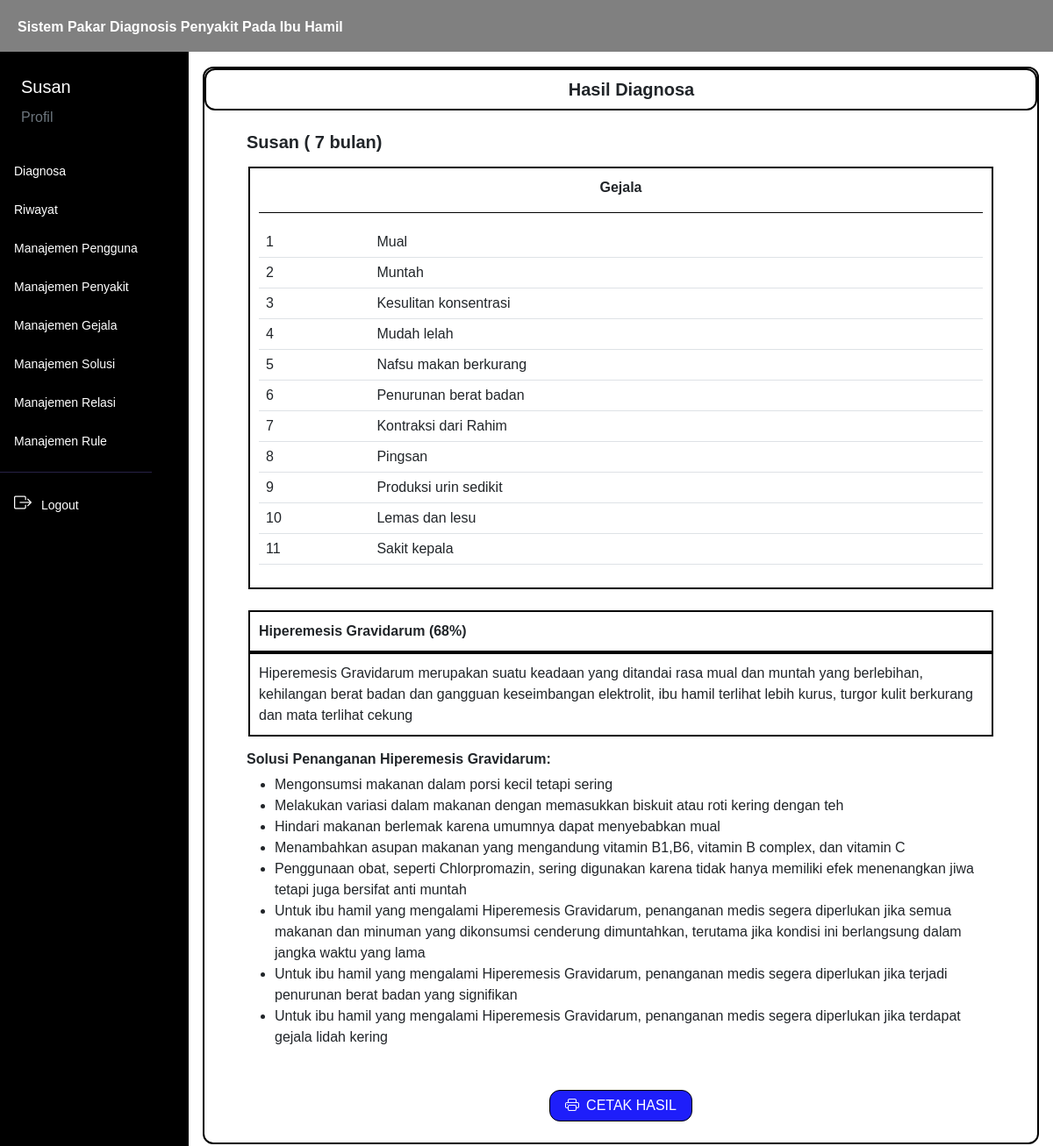
The page /hasil/index.php (signed in) on the database its author committed.
### tables this page shows
CREATE TABLE `user` (
  `iduser` int(11) NOT NULL,
  `username` varchar(50) NOT NULL,
  `password` varchar(100) NOT NULL,
  `nama` varchar(50) NOT NULL,
  `email` varchar(50) NOT NULL,
  `level` varchar(40) NOT NULL
);

CREATE TABLE `hasil` (
  `idhasil` int(11) NOT NULL,
  `iduser` int(11) NOT NULL,
  `tanggal` timestamp NOT NULL DEFAULT current_timestamp(),
  `usia_kandungan` int(30) NOT NULL,
  `preeklampsia` double DEFAULT 0,
  `kehamilan_etopik` double DEFAULT 0,
  `hiperemesis_gravidarum` double DEFAULT 0,
  `mola_hidatidosa` double DEFAULT 0,
  `anemia` double DEFAULT 0
);

CREATE TABLE `gejala` (
  `idgejala` int(11) NOT NULL,
  `kode_gejala` varchar(45) NOT NULL,
  `nama_gejala` text NOT NULL
);

CREATE TABLE `penyakit` (
  `idpenyakit` int(11) NOT NULL,
  `kode_penyakit` varchar(45) NOT NULL,
  `nama_penyakit` varchar(50) NOT NULL,
  `deskripsi` text NOT NULL
);

CREATE TABLE `solusi` (
  `idsolusi` int(11) NOT NULL,
  `idpenyakit` int(11) NOT NULL,
  `solusi` text NOT NULL
);

### controller/main.php (called while the page is built, shortened)
<?php
$conn = mysqli_connect("localhost", "root", "", "kehamilan");
function query($query)
{
    global $conn;
    $result = mysqli_query($conn, $query);
    $rows = [];
    while ($row = mysqli_fetch_assoc($result)) {
        $rows[] = $row;
    }
    return $rows;
}
function generateRandomKey()
{
    $keyLength = 32;
    $randomBytes = openssl_random_pseudo_bytes($keyLength, $strong);
    if (!$strong) {
        $randomBytes = random_bytes($keyLength);
    }
    return base64_encode($randomBytes);
}
function enkripsi($kata)
{
    $key = generateRandomKey();
    $string = openssl_encrypt($kata, 'AES-256-CBC', $key, 0, substr($key, 0, 16));
    $hasilEnkripsi = base64_encode($key . $string);
    return $hasilEnkripsi;
}
function dekripsi($kata)
{
    $string = base64_decode($kata);
    $key = substr($string, 0, 44);
    $enkripsi = substr($string, 44);
    $hasil = openssl_decrypt($enkripsi, 'AES-256-CBC', $key, 0, substr($key, 0, 16));
    return $hasil;
}
function cari_user() {
    $id = dekripsi($_COOKIE['SPKehamilan']);
    $user = query("SELECT * FROM user WHERE iduser = $id")[0];
    return $user;
}
function validasi_admin()
{
    $id = dekripsi($_COOKIE['SPKehamilan']);
    $cek = query("SELECT * FROM user WHERE iduser = $id")[0];
}
?>

### controller/hasil.php (called while the page is built, shortened)
<?php
require_once 'main.php';
function hasil($data)
{
    $penyakit = query("SELECT * FROM penyakit");
    foreach ($penyakit as $pen) {
        $nama[] = strtolower(str_replace(" ", "_", $pen['nama_penyakit']));
        $nama_penyakit[] = $pen['nama_penyakit'];
    }
    foreach ($nama as $na) {
        $nilai_hasil[] = $data[$na];
    }
    $posisi = array_keys($nilai_hasil, max($nilai_hasil));
    foreach ($posisi as $po) {
        $hasil_penyakit[] = $nama_penyakit[$po];
    }
    return $hasil_penyakit;
}
?>

### hasil/index.php (the view, shortened to what this page needs)
<?php
require_once '../controller/hasil.php';
if (isset($_GET['id'])) {
    $idhasil = dekripsi($_GET['id']);
    $data = query("SELECT * FROM hasil WHERE idhasil = $idhasil")[0];
    $iduser = $data['iduser'];
    $nama_user = query("SELECT nama FROM user WHERE iduser = $iduser")[0];
    $hasil = hasil($data);
} else {
    $iduser = dekripsi($_COOKIE['SPKehamilan']);
    $data = query("SELECT * FROM hasil WHERE iduser = $iduser AND idhasil = (SELECT MAX(idhasil) FROM hasil WHERE iduser = $iduser)")[0];
    $nama_user = query("SELECT nama FROM user WHERE iduser = $iduser")[0];
    $hasil = hasil($data);
}
$idhasill = enkripsi($data['idhasil']);
foreach($hasil as $h) {
    $data_penyakit = query("SELECT * FROM penyakit WHERE nama_penyakit = '$h'")[0];
    $idpenyakit[] = $data_penyakit['idpenyakit'];
}
$idpeny = implode(", ", $idpenyakit);
$data_relasi = query("SELECT DISTINCT idgejala FROM relasi_penyakit_gejala WHERE idpenyakit IN ($idpeny);");
?>
<html lang="en">
<head>
    <link href="https://cdn.jsdelivr.net/npm/bootstrap@5.3.0/dist/css/bootstrap.min.css" rel="stylesheet"
>
    <link rel="stylesheet" href="https://cdn.jsdelivr.net/npm/bootstrap-icons@1.10.5/font/bootstrap-icons.css">
    <link rel="stylesheet" href="../style.css">
</head>
<body>
    <div class="content">
        <?php
        require_once('../navbar/navbar.php');
        ?>
        <div class="main-container m-0">
            <div class="d-flex">
                <?php
                if (isset($_COOKIE['SPKehamilan'])) {
                    if ($user['level'] === "User") {
                        require_once('../navbar/sidebar_user.php');
                    } elseif ($user['level'] === "Admin") {
                        require_once('../navbar/sidebar.php');
                    }
                }
                ?>
                <div class="contents px-3 py-3">
                    <div class="box">
                        <div class="box1">
                            <h5 class="text-dark text-center mb-0 ms-4 fw-bold">
                                Hasil Diagnosa
                            </h5>
                        </div>
                        <h5 class="fw-bold mt-4 ms-5">
                            <?= $nama_user['nama']; ?> (
                            <?= $data['usia_kandungan']; ?> bulan)
                        </h5>
                        <div class="box2 mt-3 text-center">
                            <label for="" class="fw-bold">Gejala</label>
                            <hr style="color: black; opacity: 1;">
                            <table class="table">
                                <tbody>
                                    <?php
                                        $i = 1;
                                        foreach ($data_relasi as $dr):
                                            $idgejala = $dr['idgejala'];
                                            $data_gejala = query("SELECT * FROM gejala WHERE idgejala = $idgejala")[0];
                                    ?>
                                            <tr>
                                                <td scope="row">
                                                    <?= $i; ?>
                                                </td>
                                                <td>
                                                    <?= $data_gejala['nama_gejala']; ?>
                                                </td>
                                            </tr>
                                    <?php
                                            $i++;
                                        endforeach;
                                    ?>
                                </tbody>
                            </table>
                        </div>
                        <?php foreach ($hasil as $hs):
                            $dapen = query("SELECT * FROM penyakit WHERE nama_penyakit = '$hs'")[0];
                            $nama_kecil = strtolower(str_replace(" ", "_", $dapen['nama_penyakit']));
                            $presentase = $data[$nama_kecil] * 100;
                        ?>
                            <div class="box2 mt-4 my-0">
                                <label class="fw-bold">
                                    <?= $hs; ?> (<?= $presentase; ?>%)
                                </label>
                            </div>
                            <div class="box2 my-0">
                                <label class="fw-medium">
                                    <?= $dapen['deskripsi']; ?>
                                </label>
                            </div>
                        <?php endforeach; ?>
                        <div class="mx-5 mt-3 mb-3">
                            <?php foreach ($hasil as $hs):
                                $dapen = query("SELECT * FROM penyakit WHERE nama_penyakit = '$hs'")[0];
                                $idpenyakit = $dapen['idpenyakit'];
                                $data_solusi = query("SELECT * FROM solusi WHERE idpenyakit = $idpenyakit"); ?>
                                <h6 class="fw-bold">Solusi Penanganan
                                    <?= $hs; ?>:
                                </h6>
                                <ul>
                                    <?php foreach ($data_solusi as $dasol): ?>
                                        <li>
                                            <?= $dasol['solusi']; ?>
                                        </li>
                                    <?php endforeach; ?>
                                </ul>
                            <?php endforeach; ?>
                        </div>
                        <div class="text-center mb-4 mt-5">
                            <a class="text-decoration-none btn btn-primary"
                                href="../cetak.php?idhasil=<?= $idhasill; ?>" target="_blank">
                                <span><i class="bi bi-printer me-2"></i>CETAK HASIL</span>
                            </a>
                        </div>
                    </div>
                </div>
            </div>
        </div>
    </div>
</body>
</html>

### navbar/sidebar.php
<?php
validasi_admin();
?>
<div class="sidebar" id="side_nav">
    <div class="content-side">
        <div class="profil pt-4">
            <span class="text-white ms-4 fs-5">
                <?= $user['nama']; ?>
            </span>
            <div class="ms-4 mt-2">
                <a class="text-decoration-none text-secondary" href="../menu/profil.php">Profil</a>
            </div>
        </div>
        <div class="">
            <ul class="list-unstyled pt-4 fw-medium">
                <li class="">
                    <a href="../diagnosa" class="text-decoration-none d-block">
                        <span>Diagnosa</span>
                    </a>
                </li>
                <li class="">
                    <a href="../menu/riwayat.php" class="text-decoration-none d-block">
                        <span>Riwayat</span>
                    </a>
                </li>
                <li class="">
                    <a href="../menu/manaj_pengguna.php" class="text-decoration-none d-block">
                        <span>Manajemen Pengguna</span>
                    </a>
                </li>
                <li class="">
                    <a href="../menu/manaj_penyakit.php" class="text-decoration-none d-block">
                        <span>Manajemen Penyakit</span>
                    </a>
                </li>
                <li class="">
                    <a href="../menu/manaj_gejala.php" class="text-decoration-none d-block">
                        <span>Manajemen Gejala</span>
                    </a>
                </li>
                <li class="">
                    <a href="../menu/manaj_solusi.php" class="text-decoration-none d-block">
                        <span>Manajemen Solusi</span>
                    </a>
                </li>
                <li class="">
                    <a href="../menu/manaj_relasi.php" class="text-decoration-none d-block">
                        <span>Manajemen Relasi</span>
                    </a>
                </li>
                <li class="">
                    <a href="../menu/manaj_rule.php" class="text-decoration-none d-block">
                        <span>Manajemen Rule</span>
                    </a>
                </li>
            </ul>
        </div>
        <hr class="hr-color">
        <ul class="list-unstyled fw-medium pb-5">
            <li>
                <a href="../logout.php" class="text-decoration-none d-block">
                    <i class="bi bi-box-arrow-right fs-5"></i>
                    <span>Logout</span>
                </a>
            </li>
        </ul>
    </div>
</div>

### style.css (style rules this page uses)
* { font-family: "Chakra Petch", sans-serif; }
body { background: white; margin: 0; padding: 0; border: 0; }
.content { min-height: 100vh; width: 100%; }
.sidebar { background: black; min-width: 215px; max-width: 215px; transition: all ease-in 0.3s; min-height: 100vh; }
hr.hr-color { color: #272247; opacity: 1; }
.sidebar ul { padding: 0 11px; }
.sidebar li { margin: 7px 0; }
.sidebar li a { color: white; padding: 8px 5px; font-size: 14px; margin-left: 0; }
.sidebar li i { margin-right: 7px; }
.content-side { position: fixed; margin-top: 60px; }
.contents { width: 100%; margin-top: 60px; }
.content .contents a { border: solid black 1px; border-radius: 12px; padding: 5px 17px; background: rgb(30, 30, 250); color: #ffffff; text-decoration: none; }
.box { border: black solid 2px; border-radius: 12px; height: 100%; }
.box1 { border: black solid 2px; border-radius: 12px; padding: 10px; }
.box2 { border: black solid 2px; padding: 10px; margin: 20px 50px; }

### rows shown on the page
user: nama "Susan"
hasil: usia_kandungan "7"
gejala: nama_gejala "Mual"
gejala: nama_gejala "Muntah"
gejala: nama_gejala "Kesulitan konsentrasi"
gejala: nama_gejala "Mudah lelah"
gejala: nama_gejala "Nafsu makan berkurang"
gejala: nama_gejala "Penurunan berat badan"
gejala: nama_gejala "Kontraksi dari Rahim"
gejala: nama_gejala "Pingsan"
gejala: nama_gejala "Produksi urin sedikit"
gejala: nama_gejala "Lemas dan lesu"
gejala: nama_gejala "Sakit kepala"
penyakit: hs "Hiperemesis Gravidarum", nama_penyakit.hiperemesis_gravidarum "68", deskripsi "Hiperemesis Gravidarum merupakan suatu keadaan yang ditandai rasa mual dan muntah yang berlebihan, kehilangan berat badan dan gangguan keseimbangan elektrolit, ibu hamil terlihat lebih kurus, turgor kulit berkurang dan mata terlihat cekung"
solusi: solusi "Mengonsumsi makanan dalam porsi kecil tetapi sering"
solusi: solusi "Melakukan variasi dalam makanan dengan memasukkan biskuit atau roti kering dengan teh"
solusi: solusi "Hindari makanan berlemak karena umumnya dapat menyebabkan mual"
solusi: solusi "Menambahkan asupan makanan yang mengandung vitamin B1,B6, vitamin B complex, dan vitamin C"
solusi: solusi "Penggunaan obat, seperti Chlorpromazin, sering digunakan karena tidak hanya memiliki efek menenangkan jiwa tetapi juga bersifat anti muntah"
solusi: solusi "Untuk ibu hamil yang mengalami Hiperemesis Gravidarum, penanganan medis segera diperlukan jika semua makanan dan minuman yang dikonsumsi cenderung dimuntahkan, terutama jika kondisi ini berlangsung dalam jangka waktu yang lama"
solusi: solusi "Untuk ibu hamil yang mengalami Hiperemesis Gravidarum, penanganan medis segera diperlukan jika terjadi penurunan berat badan yang signifikan"
solusi: solusi "Untuk ibu hamil yang mengalami Hiperemesis Gravidarum, penanganan medis segera diperlukan jika terdapat gejala lidah kering"

### other values the page prints
$hs "Hiperemesis Gravidarum"
